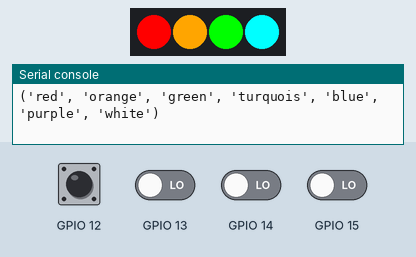
Recording of a program running on a simulated ESP8266 board running MicroPython. Shown: 4 RGB LEDs in strip order, left to right, the last lines printed to the serial console. The inputs (shaded band) are chosen by the test bench; at power-on: GPIO 12–15 LOW. Random numbers come from a fixed seed.

Above: at 1.2 s.
1.3 s: GPIO 12 driven HIGH
At 2.5 s:
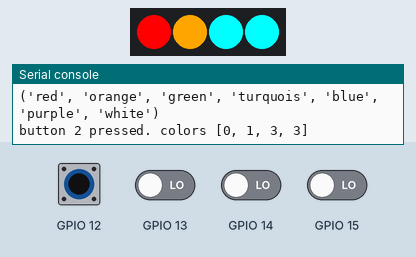
2.8 s: GPIO 13 driven HIGH
At 4.0 s:
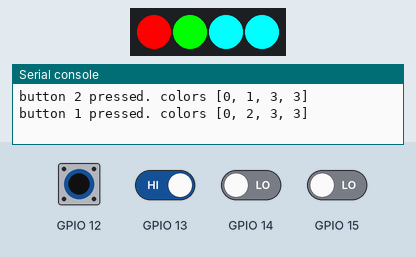
4.3 s: GPIO 14 driven HIGH
At 4.7 s:
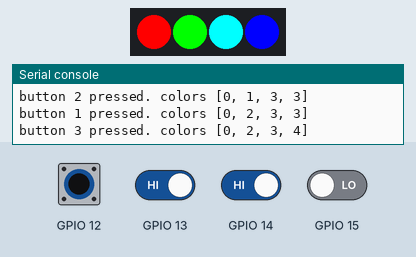
5.8 s: GPIO 15 driven HIGH
At 7.0 s:
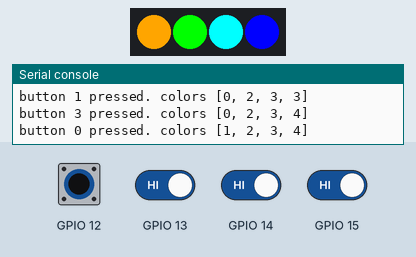
7.3 s: GPIO 12 pulsed LOW 5 times (0.12 s each, 0.3 s apart)
At 13.5 s:
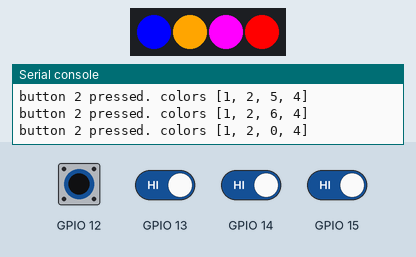
Timing chart, 0 to 14.3 s (numbered marks = the images above; inputs shaded):
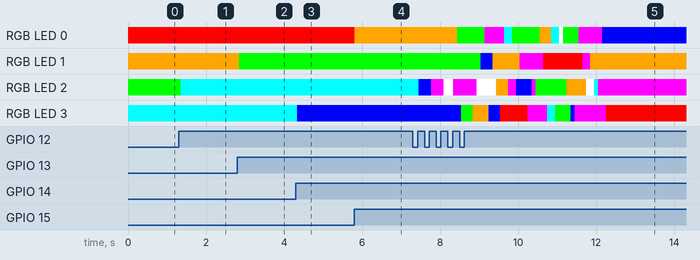

Measured:
- after the input at 1.3 s, RGB LED 2: RGB(0, 255, 0) → RGB(0, 255, 255) after 0.05 s
- after the input at 2.8 s, RGB LED 1: RGB(255, 165, 0) → RGB(0, 255, 0) after 0.05 s
- after the input at 4.3 s, RGB LED 3: RGB(0, 255, 255) → RGB(0, 0, 255) at once
- after the input at 5.8 s, RGB LED 0: RGB(255, 0, 0) → RGB(255, 165, 0) at once

The program:

buttons.py
```python
import neopixel
from machine import Pin
from time import sleep_ms
from urandom import getrandbits


colors = { 'red'     : (255,0,0),
           'orange'  : (255, 165,0),
#           'yellow'  : (255,255,0),
           'green'   : (0,255,0),
           'turquois': (0,255,255),
           'blue'    : (0,0,255),
           'purple'  : (255,0,255),
#           'pink'    : (255,105,180),
           'white'   : (255,255,255)
         }

color_names = ('red', 'orange', 'green', 'turquois', 'blue', 'purple', 'white')
print(color_names)


pixels = neopixel.NeoPixel(Pin(5),4)
btn_colors =[]
for i in range(pixels.n):
    btn_colors.append(i)
    pixels[i] = colors[color_names[i]]
pixels.write()


def setup_btns():
    btns = []
    for i in (15,13,12,14): #the button pins
        btn = Pin(i, Pin.IN)
        btns.append(btn)
#        btn.irq(trigger = Pin.IRQ_RISING, handler = btn_pressed)
    return btns

#effects:
# next color
# rainbow
# chase
# random

def next_effect(pixels, i):
    global btn_colors
    next_color = (btn_colors[i] +1) % len(color_names) # loop to the next color
    btn_colors[i] = next_color
    print('button {} pressed. colors {}'.format(i, btn_colors))
    if next_color == 0: #color range reached
        random_colors(pixels)
    elif all(x == btn_colors[0] for x in btn_colors):
        rainbow(pixels)
    else:
        pixels[i] = colors[color_names[next_color]]
        pixels.write()

def rainbow(pixels):
    global btn_colors
    length = pixels.n
    for c in range(len(color_names)-1,-1,-1):
        for i in range(length):
            pixels[i] = colors[color_names[c]]
            btn_colors[i] = c
            pixels.write()
            sleep_ms(100)


def random_colors(pixels):
        global btn_colors
        for r in range(40):
            i = getrandbits(8) % pixels.n
            newcolorid = getrandbits(8) % len(color_names)
            pixels[i] = colors[color_names[newcolorid]]
            btn_colors[i] = newcolorid
            pixels.write()
            sleep_ms(100)

def main_loop(btns, pixels, colors):
    old_btn_vals = [btn.value() for btn in btns]
    while True:
        for i in range(4):
            sleep_ms(20)
            if (btns[i].value() == 1) and (btns[i].value() != old_btn_vals[i]):
                next_effect(pixels, i)
            old_btn_vals[i] = btns[i].value()

btns = setup_btns()
main_loop(btns, pixels, colors)
```
